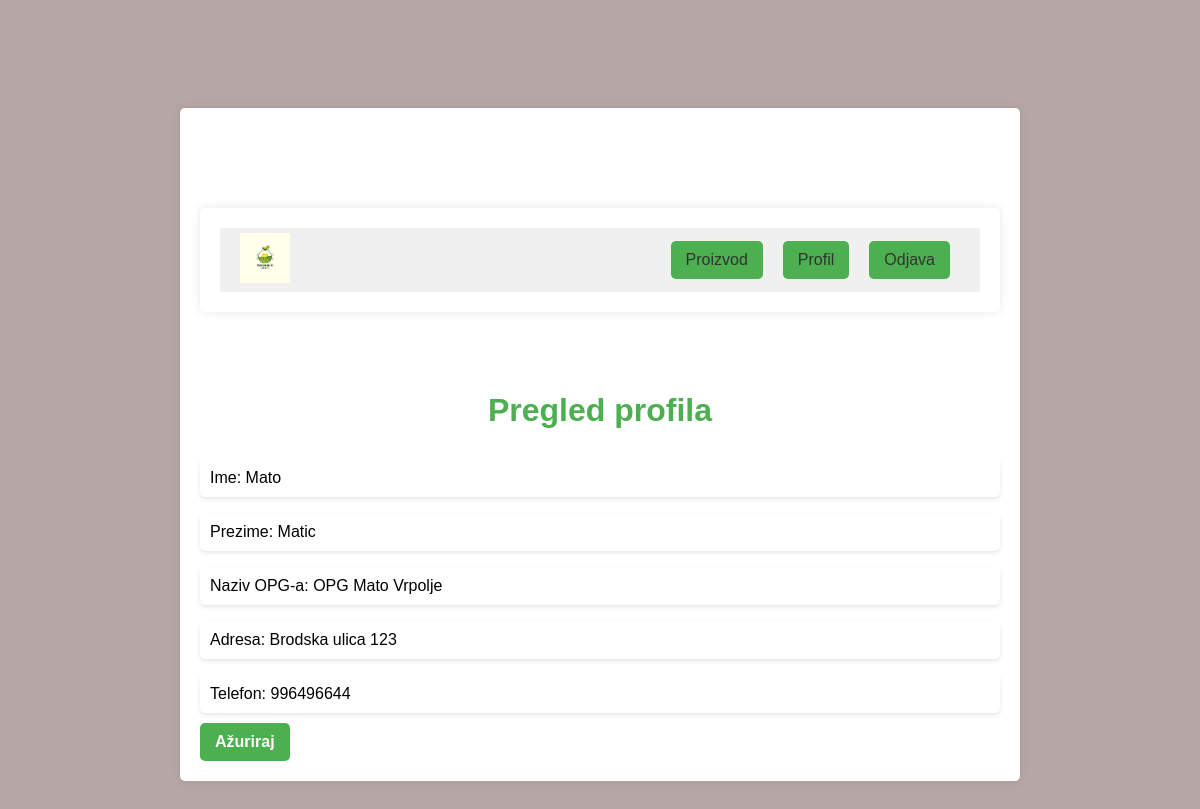
Before: /profile/ (signed in) with the older database file.
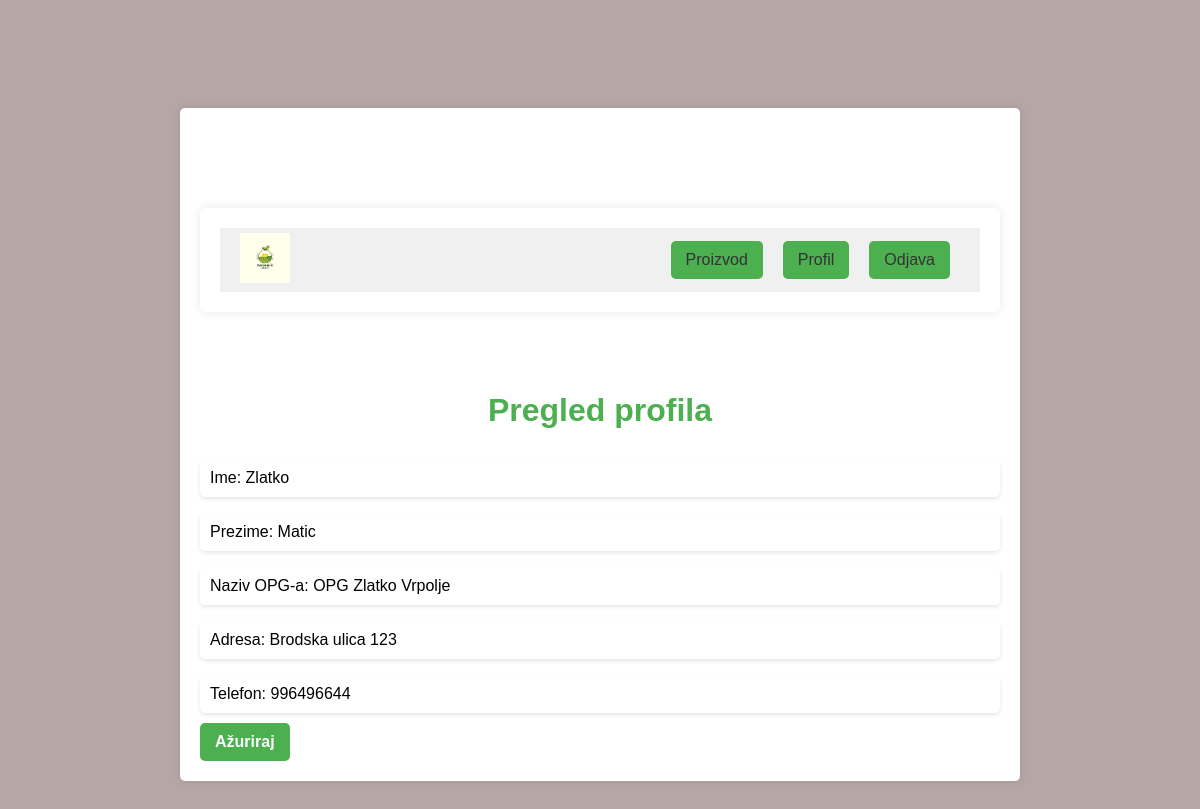
After: the same page with the newer database file.
### farmapp/models.py (models this page shows)
class Farm(models.Model):
    user = models.OneToOneField(User, on_delete=models.CASCADE)
    ime = models.CharField("Ime", max_length=30)
    prezime = models.CharField("Prezime", max_length=30)
    naziv_opg = models.CharField("Naziv OPG-a", max_length=100)
    adresa = models.CharField(max_length=255)
    telefon = models.IntegerField("Telefon")
    email = models.EmailField()
    email_potvrda = models.EmailField()
    def __str__(self):
        return f"{self.ime} {self.prezime} - {self.naziv_opg}"

### farmapp/views.py (the view)
# urls.py: path('profile/', views.view_profile, name='view_profile'),
@login_required
def view_profile(request):
    try:
        user_profile = Farm.objects.get(user=request.user)
        print("user_profile: ", user_profile)
    except Farm.DoesNotExist:
        user_profile = None
    return render(request, 'farmapp/profile.html', {'user_profile': user_profile})

### farmapp/templates/farmapp/profile.html (shortened to what this page needs)
{% extends 'farmapp/main.html' %}
{% load static %}
{% block site_css %}<link rel="stylesheet" href="{% static 'farmapp/profile.css' %}">{% endblock %}
{% block content %}
    {% include 'farmapp/header.html' %}
    <body class="profile">
        <h1 class="profile_name">Pregled profila</h1>
            {% if user_profile %}
        <p class="profile__name">Ime: {{ user_profile.ime }}</p>
        <p class="profile_lastname">Prezime: {{ user_profile.prezime }}</p>
        <p class="profile__opg">Naziv OPG-a: {{ user_profile.naziv_opg }}</p>
        <p class="profile__address">Adresa: {{ user_profile.adresa }}</p>
        <p class="profile__phone">Telefon: {{ user_profile.telefon }}</p>
        {% else %}
            <p>Korisnik nije pronađen!</p>
        {% endif %}
        <a class="profile__edit" href="{% url 'edit_profile' %}">Ažuriraj</a>
    </body>
{% endblock %}

Changed rows visible on the page:
changed Farm "Matic": ime "Mato" → "Zlatko"; naziv_opg "OPG Mato Vrpolje" → "OPG Zlatko Vrpolje"
